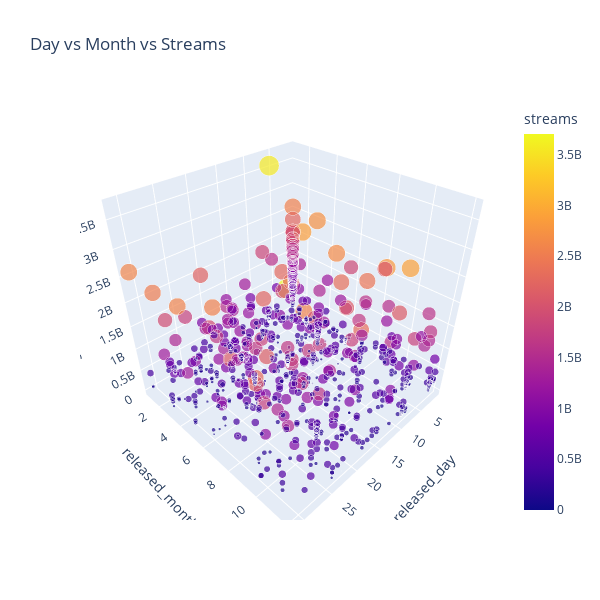

Notebook source saved alongside this figure:
### Markdown cell above
- What about other artist and their released date?

### Code cell
fig_3d_scatter = px.scatter_3d(df, x='released_day', y='released_month', z='streams', color='streams',
                               size='streams', hover_name='track_name',
                               title='Day vs Month vs Streams', width=600, height=600)
fig_3d_scatter.show()

### Figure 1 — Plotly figure (JSON) as saved in the notebook; plotly's stock layout.template omitted (floating-point values rounded to 4 significant figures; data arrays with more than 128 entries replaced by an {"elided": "..."} marker saying what was removed)
{"data": [{"hovertemplate": "<b>%{hovertext}</b><br><br>released_day=%{x}<br>released_month=%{y}<br>streams=%{marker.color}<extra></extra>", "hovertext": {"elided": "848 str values"}, "legendgroup": "", "marker": {"color": {"elided": "848 int values"}, "coloraxis": "coloraxis", "size": {"elided": "848 int values"}, "sizemode": "area", "sizeref": 9260000.0, "symbol": "circle"}, "mode": "markers", "name": "", "scene": "scene", "showlegend": false, "type": "scatter3d", "x": {"elided": "848 int values"}, "y": {"elided": "848 int values"}, "z": {"elided": "848 int values"}}], "layout": {"coloraxis": {"colorbar": {"title": {"text": "streams"}}, "colorscale": [[0, "#0d0887"], [0.1111, "#46039f"], [0.2222, "#7201a8"], [0.3333, "#9c179e"], [0.4444, "#bd3786"], [0.5556, "#d8576b"], [0.6667, "#ed7953"], [0.7778, "#fb9f3a"], [0.8889, "#fdca26"], [1, "#f0f921"]]}, "height": 600, "legend": {"itemsizing": "constant", "tracegroupgap": 0}, "scene": {"domain": {"x": [0, 1], "y": [0, 1]}, "xaxis": {"title": {"text": "released_day"}}, "yaxis": {"title": {"text": "released_month"}}, "zaxis": {"title": {"text": "streams"}}}, "title": {"text": "Day vs Month vs Streams"}, "width": 600}}
